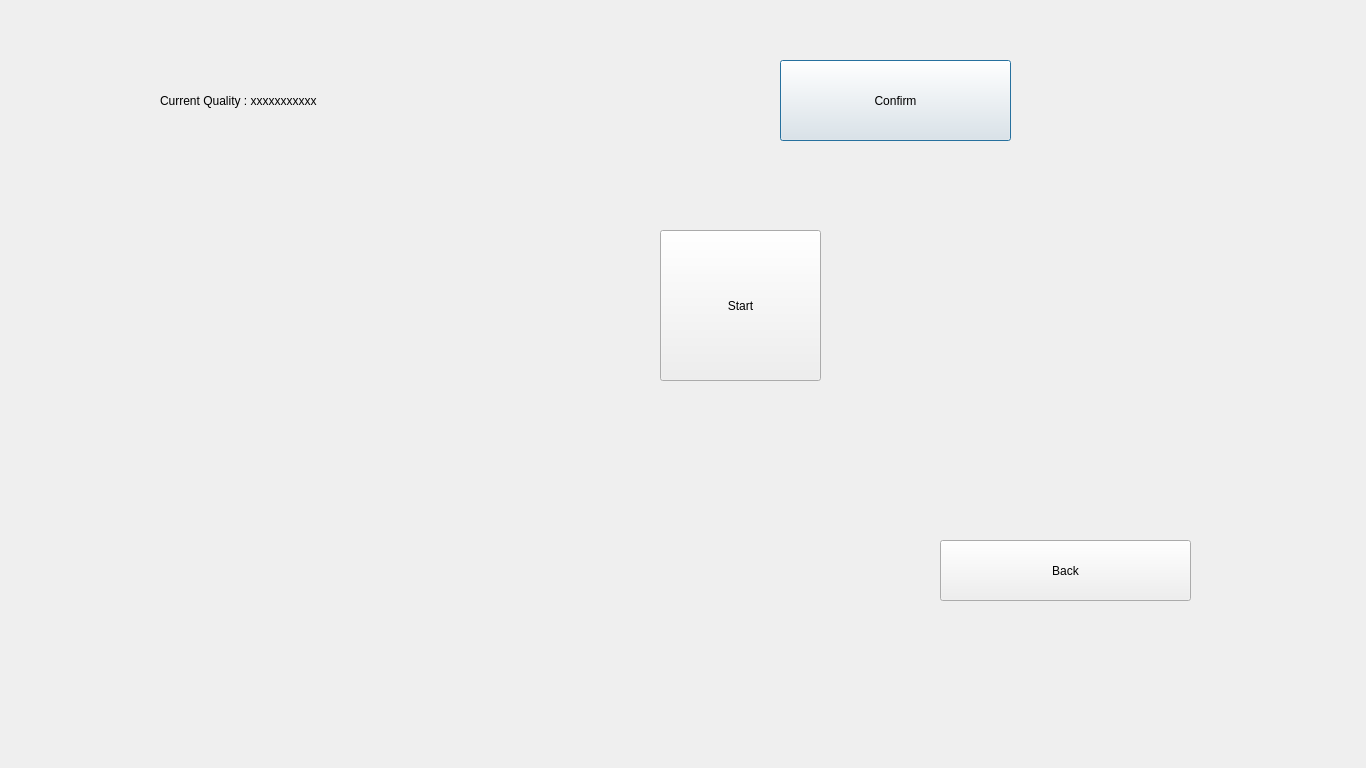
<?xml version="1.0" encoding="UTF-8"?>
<ui version="4.0">
 <class>EnrollConfirmScreen</class>
 <widget class="QDialog" name="EnrollConfirmScreen">
  <property name="geometry">
   <rect>
    <x>0</x>
    <y>0</y>
    <width>1366</width>
    <height>768</height>
   </rect>
  </property>
  <property name="windowTitle">
   <string>Confirm</string>
  </property>
  <widget class="QWidget" name="verticalLayoutWidget">
   <property name="geometry">
    <rect>
     <x>160</x>
     <y>60</y>
     <width>531</width>
     <height>81</height>
    </rect>
   </property>
   <layout class="QVBoxLayout" name="verticalLayout">
    <item>
     <widget class="QLabel" name="ecscurrentQualityBtn">
      <property name="text">
       <string>Current Quality : xxxxxxxxxxx</string>
      </property>
     </widget>
    </item>
   </layout>
  </widget>
  <widget class="QPushButton" name="confirmBtn">
   <property name="geometry">
    <rect>
     <x>780</x>
     <y>60</y>
     <width>231</width>
     <height>81</height>
    </rect>
   </property>
   <property name="text">
    <string>Confirm</string>
   </property>
  </widget>
  <widget class="QPushButton" name="ecsStartBtn">
   <property name="geometry">
    <rect>
     <x>660</x>
     <y>230</y>
     <width>161</width>
     <height>151</height>
    </rect>
   </property>
   <property name="text">
    <string>Start</string>
   </property>
  </widget>
  <widget class="QPushButton" name="ecsBackBtn">
   <property name="geometry">
    <rect>
     <x>940</x>
     <y>540</y>
     <width>251</width>
     <height>61</height>
    </rect>
   </property>
   <property name="text">
    <string>Back</string>
   </property>
  </widget>
 </widget>
 <resources/>
 <connections/>
</ui>
